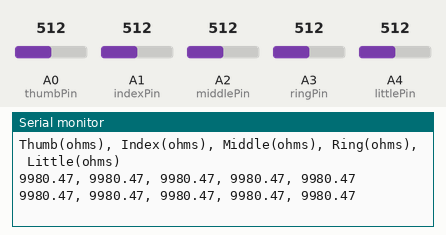
Bench run of a sketch on a simulated Arduino Uno, built with avr-gcc and run on an emulated ATmega328P. Shown: the last lines printed to the serial monitor. The test bench sets the inputs (shaded band); at power-on: A0 (thumbPin) = 512, A1 (indexPin) = 512, A2 (middlePin) = 512, A3 (ringPin) = 512, A4 (littlePin) = 512.

Above: at 2.8 s.
2.9 s: A0 (thumbPin) set to 716
At 5.0 s:
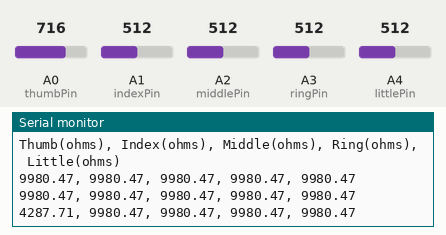
5.6 s: A1 (indexPin) set to 716
At 6.7 s:
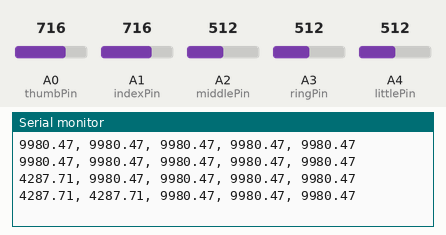
8.3 s: A2 (middlePin) set to 716
At 10.8 s:
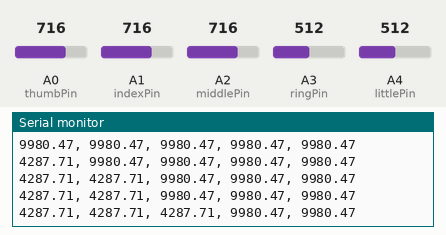
11.0 s: A3 (ringPin) set to 716
At 12.8 s:
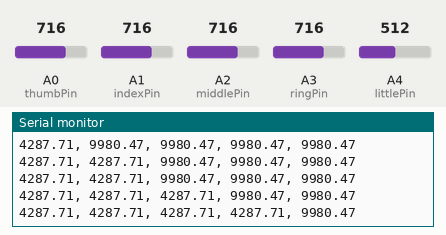
13.7 s: A4 (littlePin) set to 716
At 14.5 s:
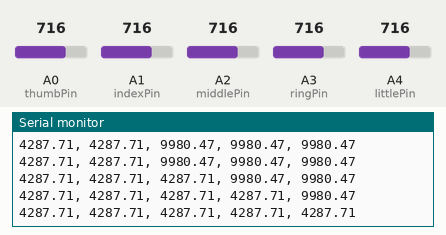
16.4 s: A0 (thumbPin) set to 992
At 19.0 s:
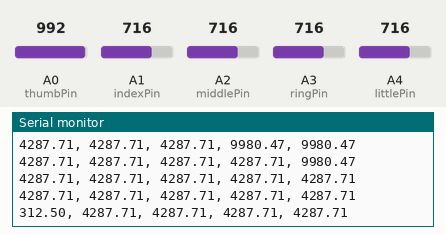
Timing chart, 0 to 20.1 s (numbered marks = the images above; inputs shaded):
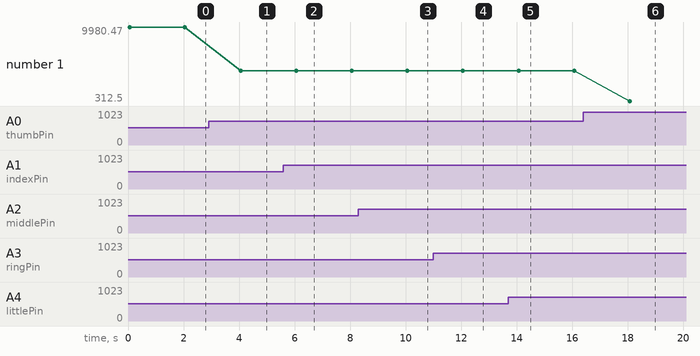

Measured:
- after the input at 2.9 s, the serial monitor: prints a new line after 1.2 s (image 1)
- after the input at 5.6 s, the serial monitor: prints a new line after 0.46 s (image 2)
- after the input at 8.3 s, the serial monitor: prints a new line after 1.8 s (image 3)
- after the input at 11.0 s, the serial monitor: prints a new line after 1.1 s (image 4)
- after the input at 13.7 s, the serial monitor: prints a new line after 0.37 s (image 5)
- after the input at 16.4 s, the serial monitor: prints a new line after 1.7 s (image 6)
- plotted number 1: 9980.47 → 4287.71 after the input at 2.9 s, 4287.71 → 312.5 after the input at 16.4 s

The sketch:

SERIAL-PRINTER.ino
```cpp
// Flex Sensor Resistance Monitor (in Ohms)
// This code reads values from all five flex sensors and converts them to resistance in ohms

// Analog pins for flex sensors
int thumbPin = A0;
int indexPin = A1;
int middlePin = A2;
int ringPin = A3;
int littlePin = A4;

// Constants for resistance calculation
const float VCC = 5.0;      // Supply voltage (typically 5V on Arduino)
const float FIXED_RESISTOR = 10000.0;  // Value of the fixed resistor in the voltage divider (10K ohm)

void setup() {
  // Initialize serial communication
  Serial.begin(9600);

  // Set all analog pins as INPUT
  pinMode(thumbPin, INPUT);
  pinMode(indexPin, INPUT);
  pinMode(middlePin, INPUT);
  pinMode(ringPin, INPUT);
  pinMode(littlePin, INPUT);

  // Print header for better readability
  Serial.println("Thumb(ohms), Index(ohms), Middle(ohms), Ring(ohms), Little(ohms)");
}

// Function to convert analog reading to resistance in ohms
float calculateResistance(int analogValue) {
  // Convert ADC value to voltage
  float voltage = analogValue * VCC / 1023.0;

  // Calculate resistance using voltage divider formula:
  // R_flex = R_fixed * (Vcc/V - 1)
  if (voltage == 0) return 999999; // Avoid division by zero
  float resistance = FIXED_RESISTOR * (VCC / voltage - 1.0);

  return resistance;
}

void loop() {
  // Read analog values from all sensors
  int thumbRaw = analogRead(thumbPin);
  int indexRaw = analogRead(indexPin);
  int middleRaw = analogRead(middlePin);
  int ringRaw = analogRead(ringPin);
  int littleRaw = analogRead(littlePin);

  // Convert to resistance in ohms
  float thumbResistance = calculateResistance(thumbRaw);
  float indexResistance = calculateResistance(indexRaw);
  float middleResistance = calculateResistance(middleRaw);
  float ringResistance = calculateResistance(ringRaw);
  float littleResistance = calculateResistance(littleRaw);

  // Print timestamp and all resistance values in CSV format
  Serial.print(thumbResistance);
  Serial.print(", ");
  Serial.print(indexResistance);
  Serial.print(", ");
  Serial.print(middleResistance);
  Serial.print(", ");
  Serial.print(ringResistance);
  Serial.print(", ");
  Serial.println(littleResistance);

  // Wait 2 seconds before the next reading
  delay(2000);
}
```
